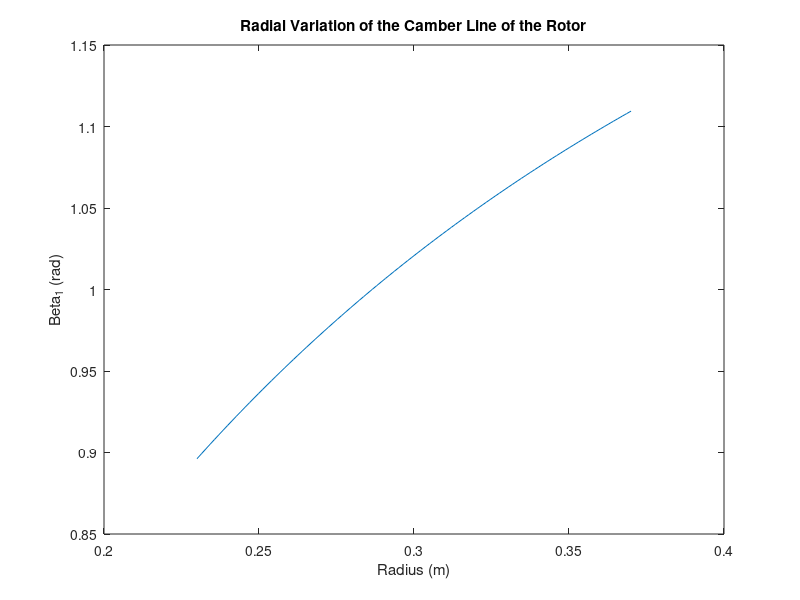
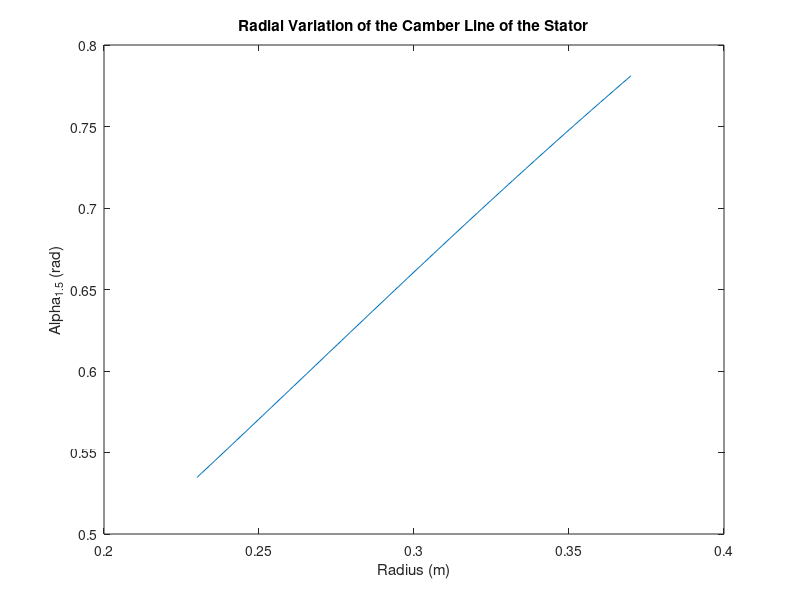
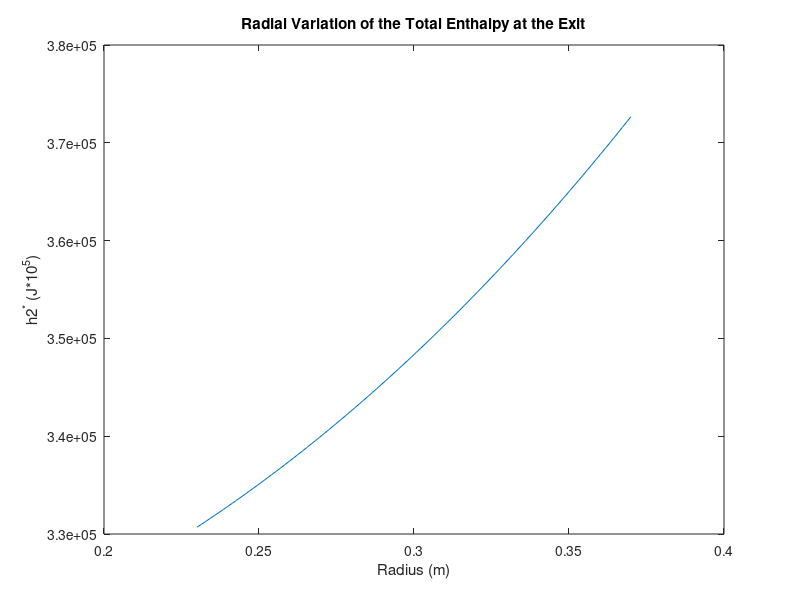
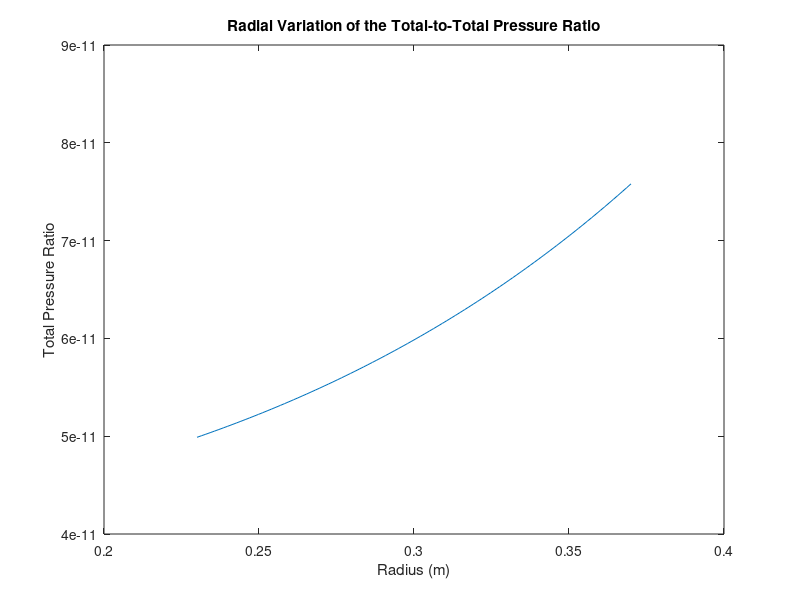

Source code (MATLAB) for these figures, in order:
%Ethan Vieira
%AERO 351 Project 2


clear; clc; close all

% Radial Variation Formula
x = linspace(0,1);
r = .5*(.74-.28*x);
cp = 1004;
T1 = 288; 
gam = 1.4;
R = 287;

%Calculating Everything
V1 = 183;
U = r*2*pi*9500/60;
W1 = sqrt(U.^2+V1^2);
Beta1 = atan(U/V1);
Beta15 = Beta1 - 18*pi/180;
W15 = V1*tan(Beta15);
V15 = U-W15;
alpha = atan(V15/V1);

mdot = 1.23*.26*V1;
T = mdot*(-r).*V15;
P = T*2*pi*9500/60;
wc = P/mdot;
T1s = T1*cp;
h1s = T1s+V1^2/2;
h2s = h1s + abs(wc);
T2s = h2s/cp;
psrat = (T2s/T1s).^(gam/(gam-1));

Rp = .5-V1./(2*U).*(tan(-Beta15)+tan(0));
FC = V1./U;
WC = 2*FC.*(tan(0)-tan(alpha));
Hn = W15./W1;
M = (U+W1)/sqrt(gam*R*T1);


%Plots


figure(1)
plot(r,Beta1)
title('Radial Variation of the Camber Line of the Rotor')
xlabel('Radius (m)')
ylabel('Beta_1 (rad)')

figure(2)
plot(r, alpha)
title('Radial Variation of the Camber Line of the Stator')
xlabel('Radius (m)')
ylabel('Alpha_{1.5} (rad)')

figure(3)
plot(r,h2s)
title('Radial Variation of the Total Enthalpy at the Exit')
xlabel('Radius (m)')
ylabel('h2^* (J*10^5)')

figure(4)
plot(r,psrat)
title('Radial Variation of the Total-to-Total Pressure Ratio')
xlabel('Radius (m)')
ylabel('Total Pressure Ratio')

figure(5)
hold on
plot(r,Rp)
plot(r,FC)
plot(r,WC)
plot(r,M)
plot(r,Hn)
title('Radial Variation of Various Values')
xlabel('Radius (m)')
legend('Degree of Reaction','Flow Coefficient','Work Coefficient','Mach Number','De Haller Number','')
